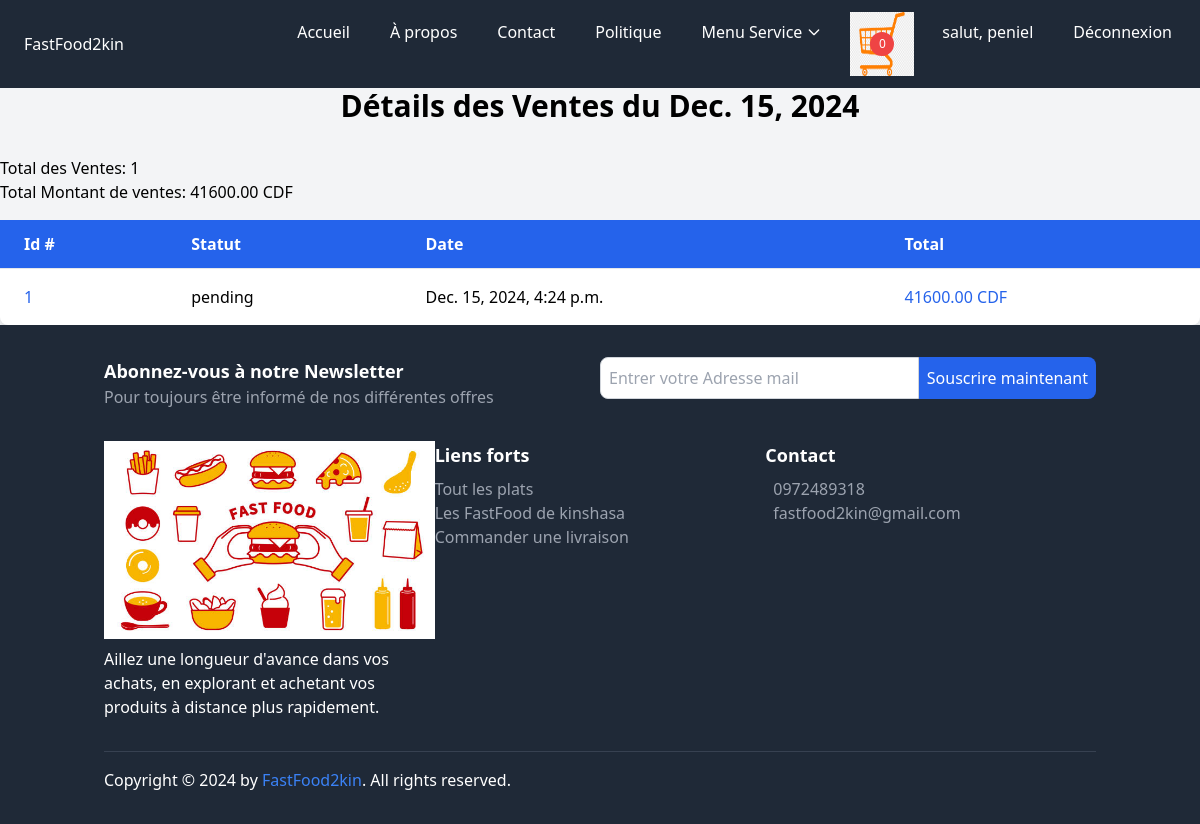
/user/store/fatburger/orders/2024-12-15/ (signed in), run on the app's committed database.
### core/models.py (models this page shows, shortened)
class Cart(models.Model):
    user = models.ForeignKey(settings.AUTH_USER_MODEL, on_delete=models.CASCADE, related_name='carts')
    created_at = models.DateTimeField(auto_now_add=True)
    is_ordered = models.BooleanField(default=False)
    is_active = models.BooleanField(default=True) # Ajoutez ce champ
    def get_item_count(self):
        return sum(item.quantity for item in self.items.all())

class CustomUser(AbstractUser):
    email = models.EmailField(unique=True)
    profile_pic = models.ImageField(upload_to="p_img", blank=True, null=True)
    address = models.CharField(max_length=50, blank=True, null=True)
    phone = models.CharField(max_length=11, blank=True, null=True)
    role = models.CharField(max_length=50, blank=True, null=True)
    bio = models.TextField(blank=True, null=True)
    USERNAME_FIELD = 'email'
    REQUIRED_FIELDS = ('username',)

class Order(models.Model):
    user = models.ForeignKey(settings.AUTH_USER_MODEL, on_delete=models.CASCADE, related_name="orders")
    store = models.ForeignKey('Store', on_delete=models.CASCADE, related_name="orders")
    created_at = models.DateTimeField(auto_now_add=True)
    updated_at = models.DateTimeField(auto_now=True)
    status = models.CharField(
        max_length=50, choices=[('pending', 'En attente'), ('En attente', 'Payée'), ('shipped', 'Expédiée'),('servit', 'Servit')],
        default='pending'
    )
    total_amount = models.DecimalField(max_digits=10, decimal_places=2, default=Decimal('0.00'))
    activated = models.BooleanField(default=True)  # Par défaut, l'ordre est activé

### core/views.py (the view)
# urls.py: path('store/<slug:slug>/orders/<str:order_date>/', views.orders_by_date_detail, name='orders_by_date_detail'),
@login_required
def orders_by_date_detail(request, slug, order_date):
    store = get_object_or_404(Store, slug=slug, owner=request.user)
    order_date = datetime.strptime(order_date, "%Y-%m-%d").date()  # Conversion de la chaîne en objet date
    orders_queryset = Order.objects.filter(store=store, created_at__date=order_date, activated=True).order_by('-created_at')
    total_orders = orders_queryset.count()  # Nombre total de commandes
    total_amount = sum(order.total_amount for order in orders_queryset)  # Calcul du montant total
    paginator = Paginator(orders_queryset, 5)  # Vous pouvez ajuster le nombre de commandes par page
    page = request.GET.get('page')
    try:
        orders = paginator.page(page)
    except PageNotAnInteger:
        orders = paginator.page(1)
    except EmptyPage:
        orders = paginator.page(paginator.num_pages)
    context = {
        'store': store,
        'orders': orders,
        'total_orders': total_orders,
        'total_amount': total_amount,
        'order_date': order_date,  # Ajouter la date pour l'afficher dans le template
    }
    return render(request, 'core/orders_by_date_detail.html', context)

### core/context_processors.py (called while the page is built)
def cart(request):
    if request.user.is_authenticated:
        cart = get_or_create_cart(request.user)
    else:
        cart = None
    return {'cart': cart}

### core/utils.py (called while the page is built)
def get_or_create_cart(user):
    cart, created = Cart.objects.get_or_create(user=user, is_active=True)
    return cart

### core/templates/core/orders_by_date_detail.html (shortened to what this page needs)
{% extends "base.html" %}
{% block content %}
    <h2 class="text-3xl font-bold text-center mb-8">Détails des Ventes du {{ order_date }}</h2>
    <div class="mb-4">
        <p>Total des Ventes: {{ total_orders }}</p>
        <p>Total Montant de ventes: {{ total_amount|floatformat:2 }} CDF</p>
    </div>
    {% if orders %}
    <div class="overflow-x-auto">
        <table class="min-w-full table-auto bg-white shadow-lg rounded-lg">
            <thead class="bg-blue-600 text-white">
                <tr>
                    <th class="px-6 py-3 text-left">Id #</th>
                    <th class="px-6 py-3 text-left">Statut</th>
                    <th class="px-6 py-3 text-left">Date</th>
                    <th class="px-6 py-3 text-left">Total</th>
                </tr>
            </thead>
            <tbody>
                {% for order in orders %}
                <tr class="border-t">
                    <td class="px-6 py-4">
                        <a href="{% url 'order_detail_store' order.id %}" class="text-blue-600 hover:text-blue-800">
                            {{ order.id }}
                        </a>
                    </td>
                    <td class="px-6 py-4">{{ order.status }}</td>
                    <td class="px-6 py-4">{{ order.created_at }}</td>
                    <td class="px-6 py-4">
                        <a href="{% url 'order_detail_store' order.id %}" class="text-blue-600 hover:text-blue-800">
                            {{ order.total_amount|floatformat:2 }} CDF
                        </a>
                    </td>
                </tr>
                {% endfor %}
            </tbody>
        </table>
    </div>
    {% else %}
        <p class="text-center text-lg text-gray-600">Aucune commande pour cette date.</p>
    {% endif %}
{% endblock %}

### templates/base.html (shortened to what this page needs)
{% load static %}
<!DOCTYPE html>
<html lang="fr">
<head>
    <link href="https://cdn.jsdelivr.net/npm/tailwindcss@2.2.19/dist/tailwind.min.css" rel="stylesheet">
</head>
<body class="bg-gray-100">
    <nav class="bg-gray-800 text-white">
        <div class="max-w-7xl mx-auto px-4 py-3 flex justify-between items-center">
            <a href="{% url 'index' %}" class="text-gray hover:underline flex items-center bg-white-800 p-2 rounded">
                FastFood2kin
            </a>
            <div class="hidden md:flex space-x-4">
                <a href="{% url 'index' %}" class="hover:bg-gray-700 px-3 py-2 rounded">Accueil</a>
                <a href="{% url 'apropos' %}" class="hover:bg-gray-700 px-3 py-2 rounded">À propos</a>
                <a href="{% url 'contact' %}" class="hover:bg-gray-700 px-3 py-2 rounded">Contact</a>
                <a href="{% url 'politique' %}" class="hover:bg-gray-700 px-3 py-2 rounded">Politique</a>
<div class="relative">
    <button class="hover:bg-gray-700 px-3 py-2 rounded inline-flex items-center" id="immoDropdownButton">
       Menu Service
        <svg class="ml-1 w-4 h-4" fill="none" stroke="currentColor" viewBox="0 0 24 24" xmlns="http://www.w3.org/2000/svg">
            <path stroke-linecap="round" stroke-linejoin="round" stroke-width="2" d="M19 9l-7 7-7-7"></path>
        </svg>
    </button>
</div>
<a href="{% url 'cart_detail' %}" class="relative inline-block">
    <span id="cart-items-count" class="absolute top-1/2 left-1/2 bg-red-500 text-white rounded-full w-6 h-6 flex items-center justify-center text-xs transform -translate-x-1/2 -translate-y-1/2">
        {{ cart.get_item_count }}
    </span>
</a>
                {% if request.user.is_authenticated %}
                    <a href="{% url 'profile' %}" class="hover:bg-gray-700 px-3 py-2 rounded">salut, {{ request.user.username }}</a>
                    <a href="{% url 'signout' %}" class="hover:bg-gray-700 px-3 py-2 rounded">Déconnexion</a>
                {% else %}
                    <a href="{% url 'signup' %}" class="hover:bg-gray-700 px-3 py-2 rounded">S'inscrire</a>
                    <a href="{% url 'signin' %}" class="hover:bg-gray-700 px-3 py-2 rounded">Connexion</a>
                {% endif %}
            </div>
        </div>
    </nav>
      {% block content %}{% endblock content %}
    <footer class="bg-gray-800 text-white py-8">
        <div class="container mx-auto px-4">
            <div class="mb-8">
                <div class="flex flex-col md:flex-row">
                    <div class="md:w-1/2 mb-4 md:mb-0">
                        <h3 class="text-lg font-bold">Abonnez-vous à notre Newsletter</h3>
                        <p class="text-gray-400">Pour toujours être informé de nos différentes offres</p>
                    </div>
                    <div class="md:w-1/2">
                        <form action="https://api.web3forms.com/submit" method="POST" class="flex">
                            <input type="email" name="email" placeholder="Entrer votre Adresse mail" required class="flex-1 p-2 rounded-l-lg border border-gray-300" />
                            <button class="bg-blue-600 text-white p-2 rounded-r-lg">Souscrire maintenant</button>
                        </form>
                    </div>
                </div>
            </div>
            <div class="flex flex-col md:flex-row mb-8">
                <div class="md:w-1/3 mb-4 md:mb-0">
                    <div class="footer-logo mb-2">
                        <img class="img-fluid" src="{% static 'img/fastfood2.jpg' %}" alt="">
                    </div>
                    <p>Aillez une longueur d'avance dans vos achats, en explorant et achetant vos produits à distance plus rapidement.</p>
                </div>
                <div class="md:w-1/3 mb-4 md:mb-0">
                    <h3 class="text-lg font-bold">Liens forts</h3>
                    <ul class="mt-2">
                        <li><a href="{% url 'list_product' %}" class="text-gray-400 hover:text-white">Tout les plats</a></li>
                        <li><a href="{% url 'list_store' %}" class="text-gray-400 hover:text-white">Les FastFood de kinshasa</a></li>
                        <li><a href="{% url 'creer_commande' %}" class="text-gray-400 hover:text-white">Commander une livraison</a></li>
                    </ul>
                </div>
                <div class="md:w-1/3">
                    <h3 class="text-lg font-bold">Contact</h3>
                    <div class="mt-2">
                        <p class="flex items-center"><a href="callto:+243 97 24 89 318" class="text-gray-400 hover:text-white">0972489318</a></p>
                        <p class="flex items-center"><a href="mailto:ngelekapeniel@gmail.com" class="text-gray-400 hover:text-white">fastfood2kin@gmail.com</a></p>
                    </div>
                </div>
            </div>
            <div class="border-t border-gray-700 pt-4">
                <div class="flex justify-between items-center">
                    <div>
                        <p class="mb-0">Copyright © 2024 by <a href="#" class="text-blue-500 hover:underline">FastFood2kin</a>. All rights reserved.</p>
                    </div>
                </div>
            </div>
        </div>
    </footer>
</body>
</html>

### data on the page
Cart: get_item_count "0"
CustomUser: user.username "peniel"
Order: id "1", status "pending", created_at "Dec. 15, 2024, 4:24 p.m.", total_amount "41600.00"

### other printed values
{{ order_date }} "Dec. 15, 2024"
{{ total_orders }} "1"
{{ total_amount|floatformat:2 }} "41600.00"
